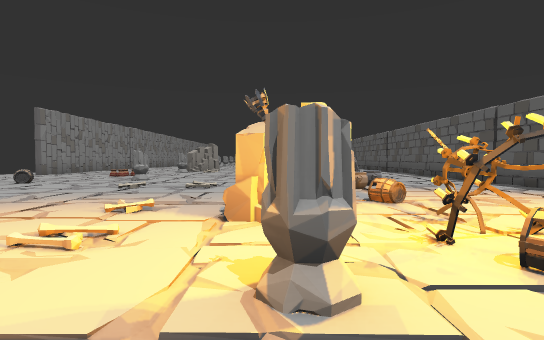
view 1 (above)

23 first-person views from a walk through a Unity game level. The camera is 1.2 m above the floor, tilts 2° down and sees 80° across. The floor is counted in squares, 2 m on a side. Each view is taken from the middle of a square. On the plan, view 1 faces up. The plan holds only what a view shows up to about 10 squares ahead; the rest is blank. The place goes on beyond the plan. The player is left out.

view 2
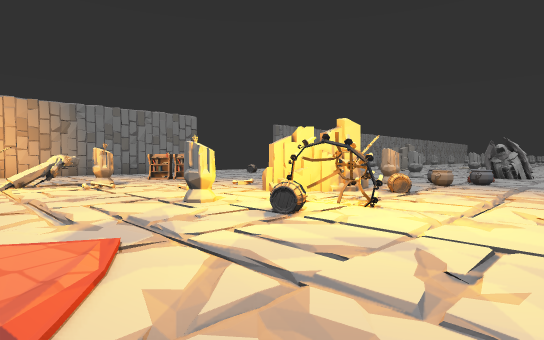

view 3
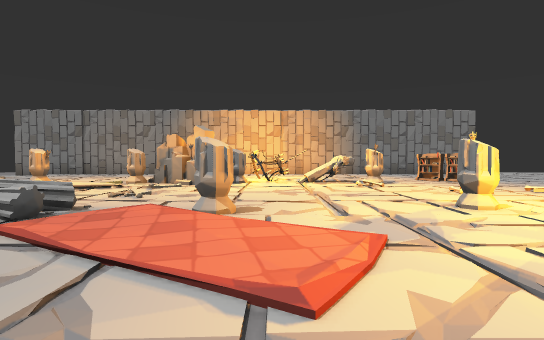

view 4
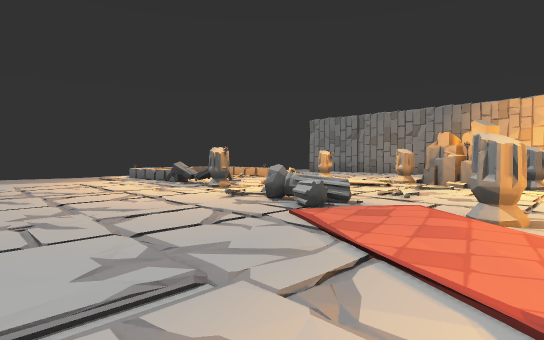

view 5
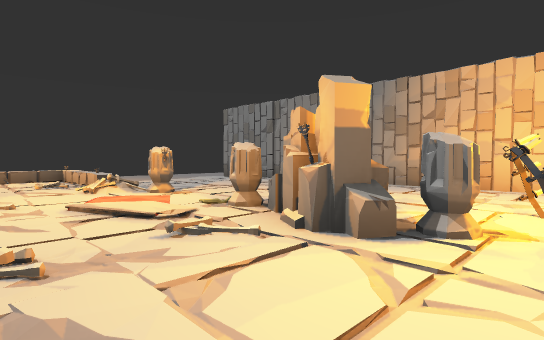

view 6
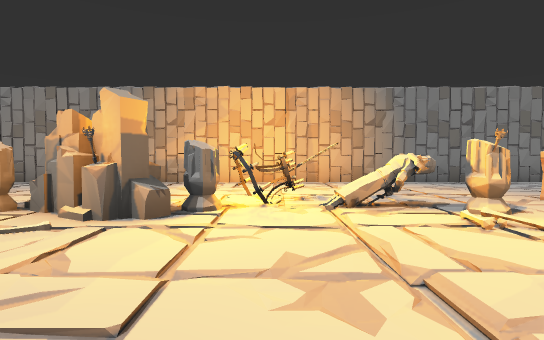

view 7
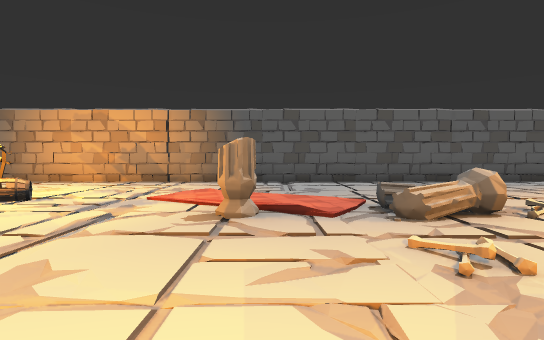

view 8
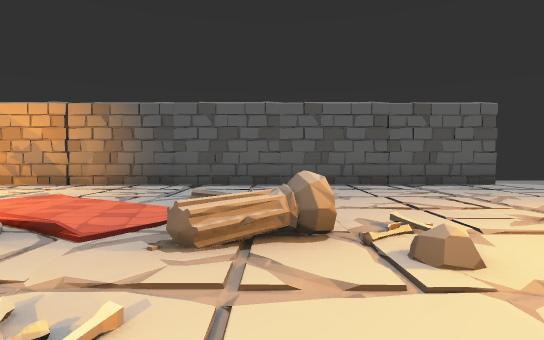

view 9
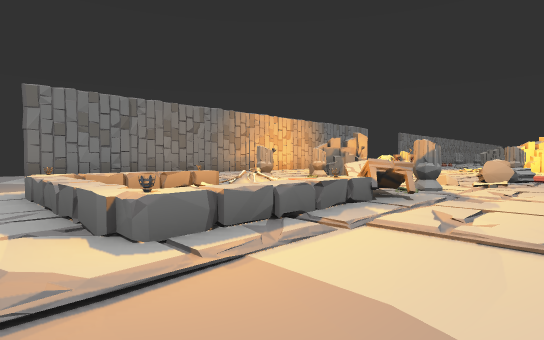

view 10
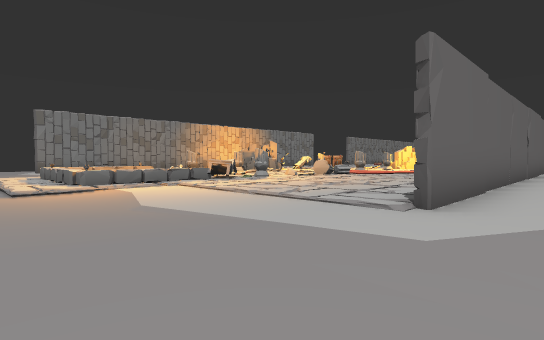

view 11
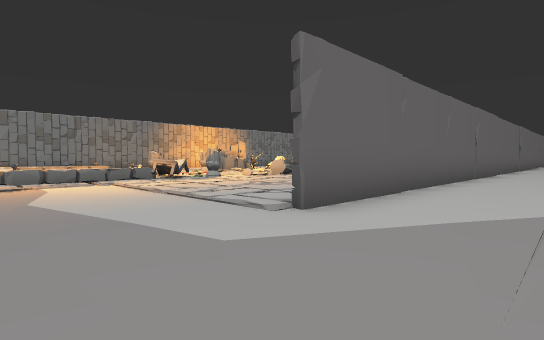

view 12
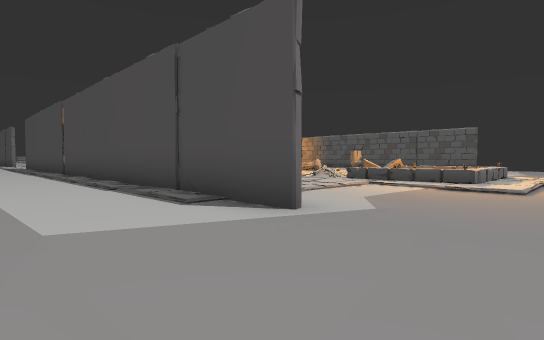

view 13
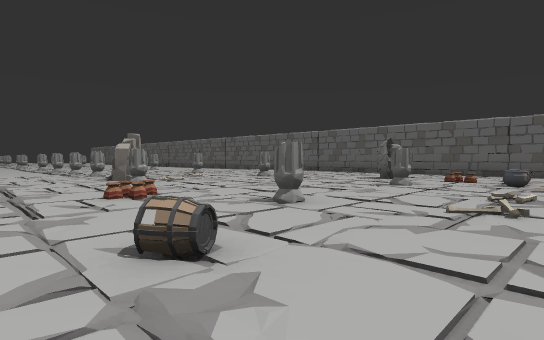

view 14
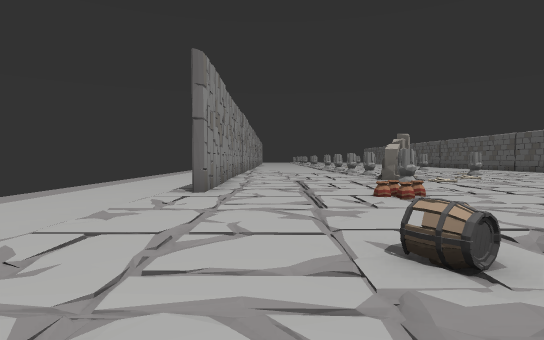

view 15
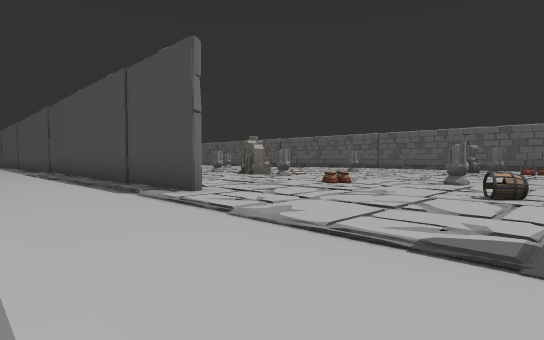

view 16
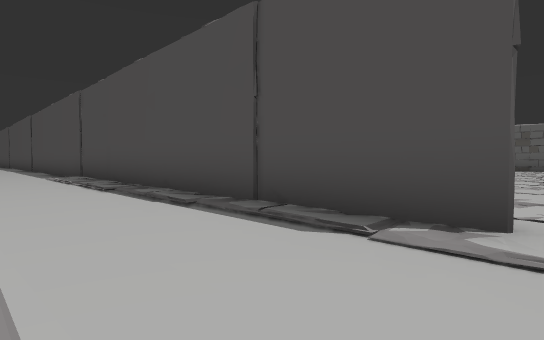

view 17
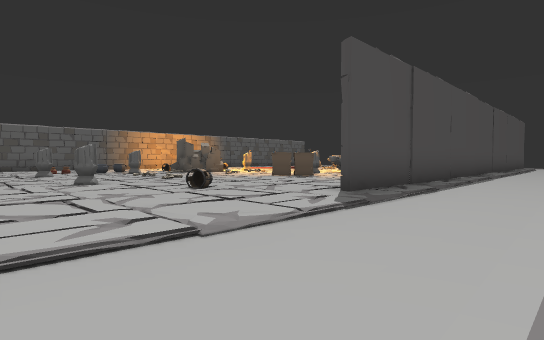

view 18
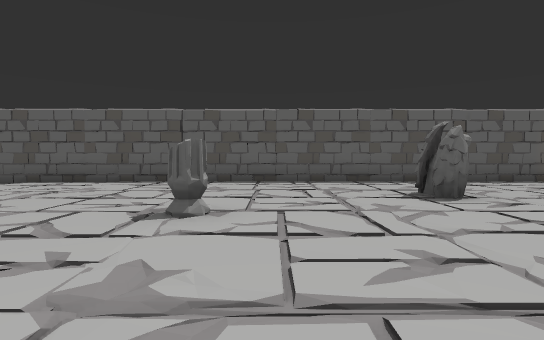

view 19
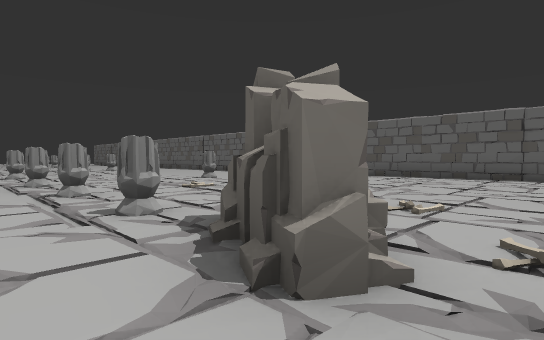

view 20
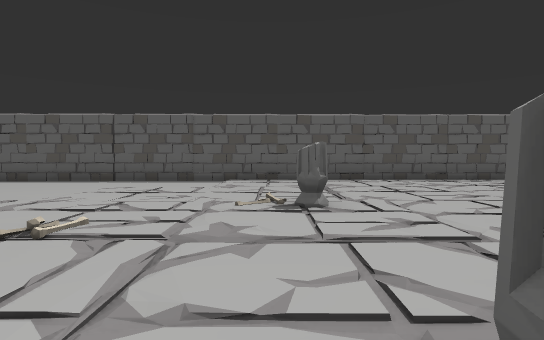

view 21
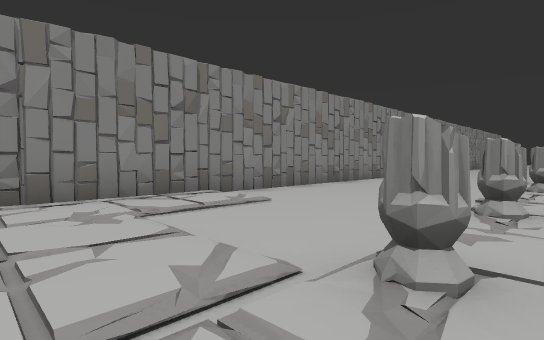

view 22
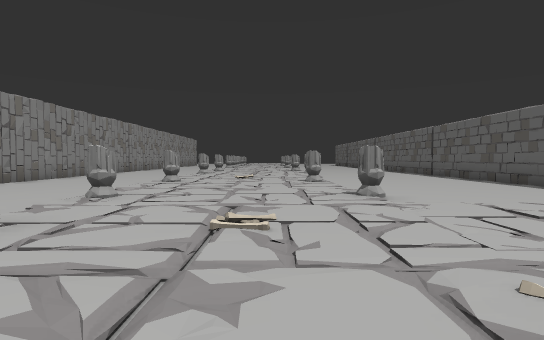

view 23
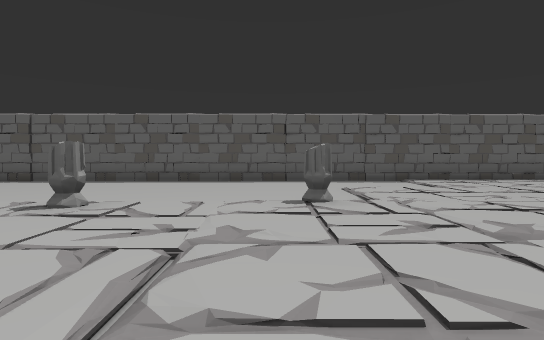

### Floor plan
Key: @ floor where view 1 was taken; # wall or solid block; . main floor; : floor 0.25 m higher than the main floor; - floor 0.25 m lower than the main floor; + floor 0.5 m higher than the main floor; / step, stairs or slope; = window, fence, low wall or low ledge; ^ raised ledge; B barrel; C cauldron; K bookshelf; R rug; T torch; A table; O other object.
Columns run from 11 left of view 1 to 8 right of it. Each row starts with its distance up from view 1.
 27    #.   ........#
 26    #...O........#
 25    #.......O....#
 24    #............#
 23  ..#...//.......#
 22  ..#...O....O...#
 21  ./#.../....../.#
 20  ./#...O.....//.#
 19  ./#.../....../.#
 18  ./#.../...O//..#
 17  ./#...O...O///.#
 16 -./#....#.......#
 15 -./#...##.......#
 14 -./#...O...O....#
 13 -./#............#
 12 -./#............#
 11 -./...O.........#
 10 -./..........OO.#
  9 -./....O...O....#
  8 -.//.B..........#
  7 -./......=..CC..#
  6 -./#....... OC..#
  5  ./#....... #B..#
  4  ./#...K...##=..#
  3  ./#..KK...:.#..#
  2  ./#........#B..#
  1  ./#...OO..O....#
  0  ./#..#O...@....#..
 -1  ./#. ##.....RR.#..
 -2  ./#...O...O....#..
 -3  ./#...#T.......#..
 -4  ./#.  O..//=...#..
 -5  ./#....R..///..#..
 -6  ..#...ORR/O....#..
 -7  ..#...O...O....##.-
 -8 -..#......=A.....#.-
 -9 -..#....=..=.....#.-
-10 -..#..-.^..+......--
-11 --...--.=^^=-...----
-12 -------///..--------
-13 ------       ------

Positions as (right, up) in squares from view 1, and headings:
1: (0, 0), facing up
2: (4, -1), facing up-left
3: (4, -1), facing left
4: (4, -1), facing down-left
5: (-1, -1), facing down-left
6: (0, -1), facing left
7: (-3, -2), facing right
8: (-2, -4), facing right
9: (2, -12), facing up-left
10: (7, -13), facing up-left
11: (8, -12), facing up-left
12: (-11, -13), facing up-right
13: (-7, 6), facing up-right
14: (-7, 6), facing up
15: (-11, 7), facing up-right
16: (-11, 11), facing up-right
17: (-11, 11), facing down-right
18: (-3, 13), facing right
19: (-5, 14), facing up-right
20: (-4, 18), facing right
21: (-3, 18), facing up-left
22: (-1, 17), facing up
23: (-4, 23), facing right
